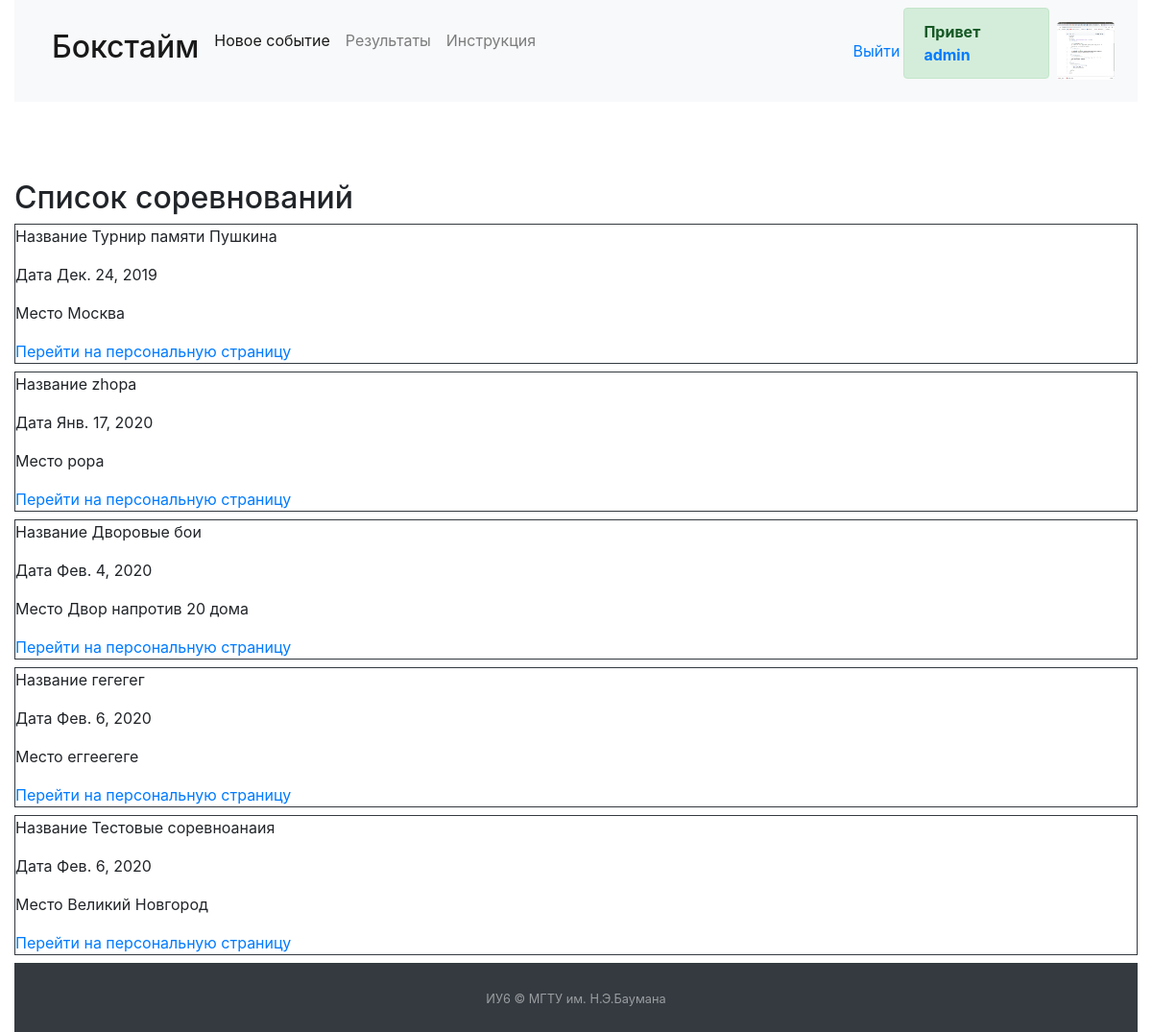
The app's page /event_list (signed in), older data.
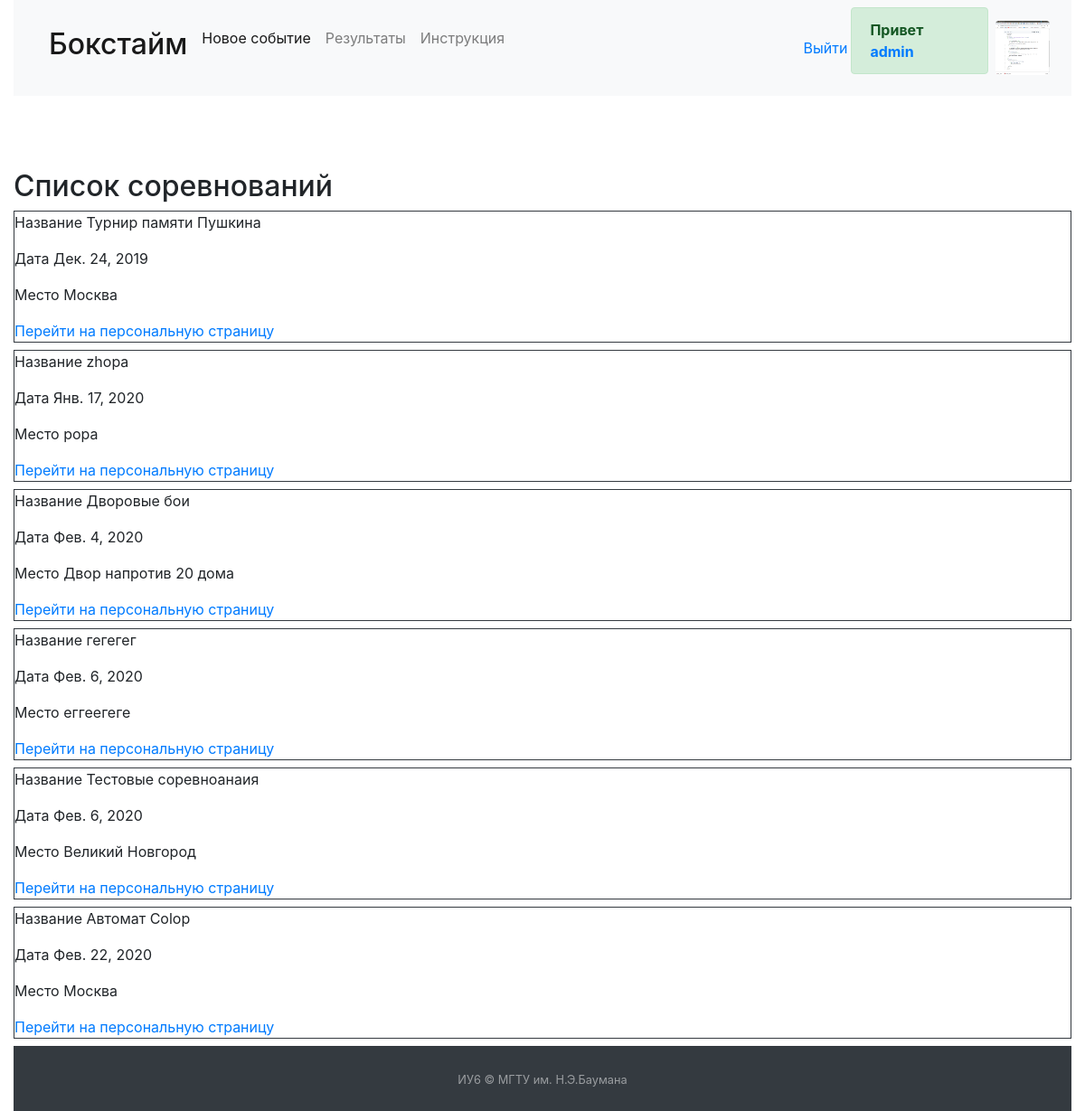
The same page, newer data.
### boxetime/models.py (models this page shows, shortened)
class Profile(models.Model):
    avatar = models.ImageField(default="default.png", upload_to="images/")
    user = models.OneToOneField(User, on_delete=models.CASCADE)

class Competition(models.Model):
    sport_choices = (
        ('Boxing', 'Бокс'),
        ('Kickboxing', 'Кикбоксинг')
    )
    title = models.CharField(max_length=100)
    date = models.DateField()
    place = models.CharField(max_length=255)
    responsible = models.TextField(blank=True)
    age = models.PositiveSmallIntegerField(blank=True)
    level = models.CharField(max_length=200)
    sport = models.CharField(max_length=50, choices=sport_choices, default='Boxing')
    description = models.TextField(blank=True)
    docs = models.FileField(upload_to='docs/', blank=True, null=True)
    author = models.ForeignKey(User, on_delete=models.CASCADE)

### boxetime/views.py (the view)
# urls.py: path('event_list', views.EventListView.as_view(), name="event_list"),
class EventListView(ListView):
    template_name = "event_list.html"
    model = Competition
    context_object_name = "event_list"

### boxetime/templates/event_list.html
{% extends 'base.html' %}
{% load static %}
{% block content %}
    <p class="h2 mt-5">Список соревнований</p>
    {% for event in event_list %}
        <div class="border border-dark my-2">
            <p>Название {{ event.title }}</p>
            <p>Дата {{ event.date }}</p>
            <p>Место {{ event.place }}</p>
            <a href="{% url 'concrete_event' event.id %}">Перейти на персональную страницу</a></div>
    {% endfor %}
{% endblock %}

### boxetime/templates/base.html (shortened to what this page needs)
<!DOCTYPE html>
<html lang="en">
<head>
    {% load staticfiles %}
    <link rel="stylesheet" type="text/css" href="{% static "css/bootstrap.min.css" %}"/>
    <link rel="stylesheet" href="{% static "css/style.css" %}"/>
</head>
<body class="container-fluid mb-2">
<div class="main-block">
    <header>
        <nav class="navbar navbar-expand-md navbar-light bg-light">
            <div class="navbar-search col-9 d-flex flex-row">
                <ul class="navbar-nav">
                    <li class="nav-item active">
                        <a class="nav-link" href="/"><h2>Бокстайм</h2></a>
                    </li>
                    <li class="nav-item active">
                        <a class="nav-link" href="{% url "new_event" %}">Новое событие</a>
                    </li>
                    <li class="nav-item">
                        <a class="nav-link" href="{% url "event_list" %}">Результаты</a>
                    </li>
                    <li class="nav-item">
                        <a class="nav-link" href="{% url "instruction" %}">Инструкция</a>
                    </li>
                </ul>
            </div>
            {% if user.is_authenticated %}
                <a href="{% url 'logout' %}?next={{ request.path }}" class="mx-1">Выйти</a>
                <strong class="alert alert-success">Привет <a
                        href="{% url 'cabinet' %}"> {{ user.username }}</a></strong>
                <a href="{% url "cabinet" %}"><img src="{{ user.profile.avatar.url }}" class="rounded m-2"
                                                   alt="Avatar" width="60" height="60"/></a>
            {% else %}
                <a href="{% url "signup" %}" class="mx-1 btn btn-secondary">Регистр.</a>
                <a href="{% url "login" %}?next={{ request.path }}" class="btn btn-primary">Войти</a>
            {% endif %}
        </nav>
    </header>
    <div class="main-content">
        {% block content %}
        {% endblock %}
    </div>
    <footer id="sticky-footer" class="py-4 bg-dark text-white-50">
        <div class="text-center">
            <small>ИУ6 &copy; МГТУ им. Н.Э.Баумана</small>
        </div>
    </footer>
</div>
</body>
</html>

### boxetime/static/css/style.css (style rules this page uses)
.main-block { display: flex; flex-direction: column; height: 100vh; }
.main-content { flex: 1 0 auto; }
#sticky-footer { flex-shrink: 0; }

Row changes from the older to the newer data that the page shows:
added Competition: title "Автомат Colop", date "Фев. 22, 2020", place "Москва"
